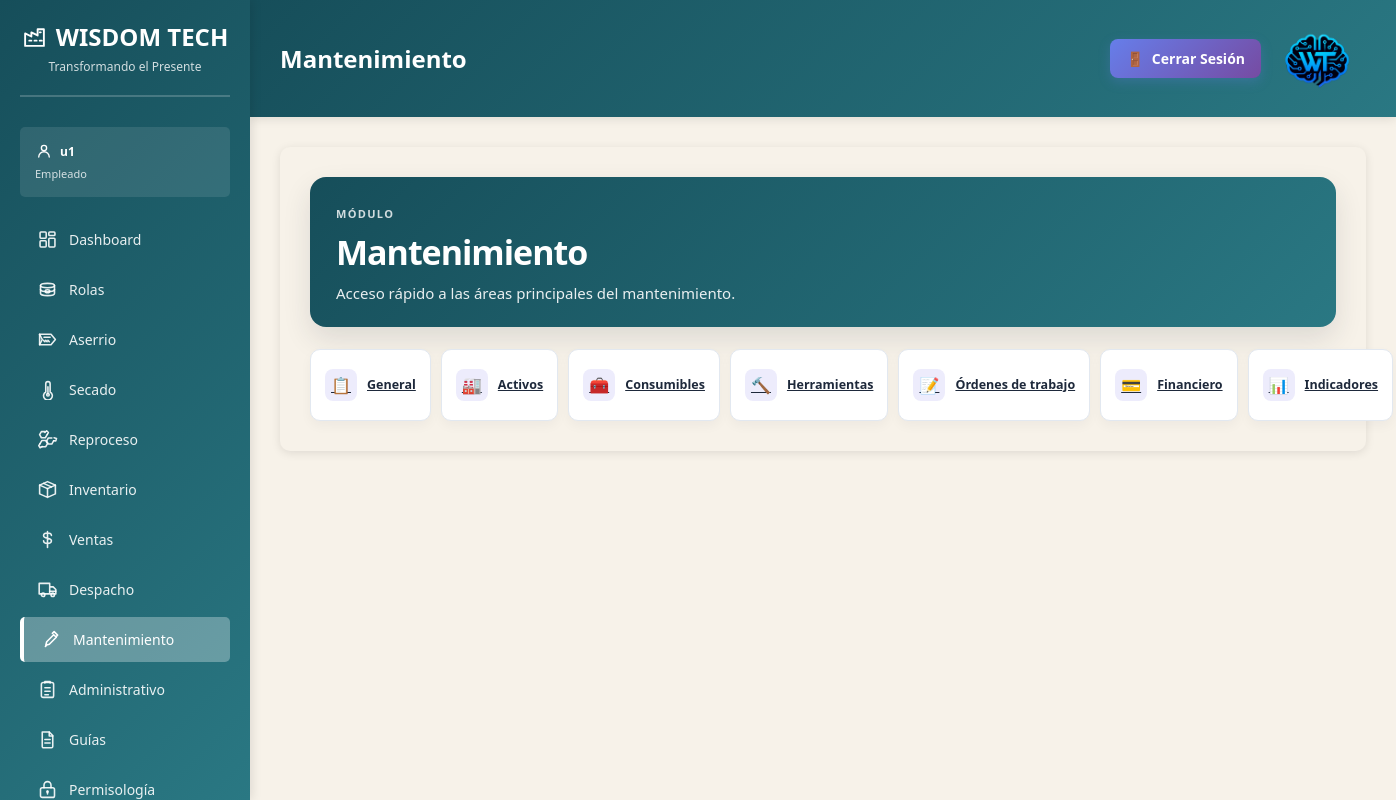
/dashboard/mantenimiento/ (signed in), run on the app's committed database.
### dashboard/models.py (models this page shows, shortened)
class ConfiguracionEmpresa(models.Model):
    PALETAS_FONDO = [
        ('claro', 'Gris claro'),
        ('azulado', 'Azul muy claro'),
        ('calido', 'Arena suave'),
        ('marron', 'Marrón suave'),
        ('salvia', 'Verde salvia'),
        ('petroleo', 'Azul petróleo'),
    ]
    PALETAS_BARRA_LATERAL = [
        ('verde', 'Verde'),
        ('azul', 'Azul'),
        ('vino', 'Vino'),
        ('marron', 'Marrón'),
        ('salvia', 'Verde salvia'),
        ('petroleo', 'Azul petróleo'),
    ]
    PALETAS_MODULOS = [
        ('azul', 'Azul'),
        ('verde', 'Verde'),
        ('grafito', 'Grafito'),
        ('marron', 'Marrón'),
        ('salvia', 'Verde salvia'),
        ('petroleo', 'Azul petróleo'),
    ]
    nombre = models.CharField('nombre de la empresa', max_length=150, default=NombreEmpresa)
    rif = models.CharField('RIF', max_length=30, default=NumeroRif)
    logo_path = models.CharField(
        'ruta del logo',
        max_length=255,
        blank=True,
        default=LogoEmpresa,
        help_text='Ruta relativa a la carpeta static del proyecto, por ejemplo: images/logo.png.',
    )
    slogan = models.CharField('slogan', max_length=255, default=SloganEmpresa)
    color_fondo = models.CharField(
        'fondo del dashboard',
        max_length=20,
        choices=PALETAS_FONDO,
        default='claro',
    )
    color_sidebar = models.CharField(
        'color de la barra lateral',
        max_length=20,
        choices=PALETAS_BARRA_LATERAL,
        default='verde',
    )
    color_modulos = models.CharField(
        'color de las barras de módulos',
        max_length=20,
        choices=PALETAS_MODULOS,
        default='azul',
    )
    class Meta:
        verbose_name = 'configuración de la empresa'
        verbose_name_plural = 'configuración de la empresa'

class PerfilUsuario(models.Model):
    usuario = models.OneToOneField(
        settings.AUTH_USER_MODEL,
        on_delete=models.CASCADE,
        related_name='perfil',
    )
    cargo = models.CharField('cargo', max_length=100)
    class Meta:
        verbose_name = 'perfil de usuario'
        verbose_name_plural = 'perfiles de usuario'

### dashboard/views.py (the view)
# urls.py: path('mantenimiento/', views.mantenimiento_view, name='mantenimiento'),
@login_required(login_url='login')
def mantenimiento_view(request):
    context = {'module': 'Mantenimiento'}
    return render(request, 'modules/mantenimiento.html', context)

### templates/modules/mantenimiento.html (shortened to what this page needs)
{% extends 'base.html' %}
{% block page_title %}{{ module }}{% endblock %}
{% block content %}
<div class="module-container module-shell">
    <section class="module-banner">
        <span class="eyebrow">Módulo</span>
        <h3>{{ module }}</h3>
        <p>Acceso rápido a las áreas principales del mantenimiento.</p>
    </section>
    <div class="module-grid" aria-label="Menú de mantenimiento">
        <a href="{% url 'mantenimiento_general' %}" class="module-tile">
            <span class="module-tile-icon">📋</span>
            <span class="module-tile-label">General</span>
        </a>
        <a href="{% url 'mantenimiento_activos' %}" class="module-tile">
            <span class="module-tile-icon">🏭</span>
            <span class="module-tile-label">Activos</span>
        </a>
        <a href="{% url 'mantenimiento_consumibles' %}" class="module-tile">
            <span class="module-tile-icon">🧰</span>
            <span class="module-tile-label">Consumibles</span>
        </a>
        <a href="{% url 'mantenimiento_herramientas' %}" class="module-tile">
            <span class="module-tile-icon">🔨</span>
            <span class="module-tile-label">Herramientas</span>
        </a>
        <a href="{% url 'mantenimiento_ordenes_trabajo' %}" class="module-tile">
            <span class="module-tile-icon">📝</span>
            <span class="module-tile-label">Órdenes de trabajo</span>
        </a>
        <a href="{% url 'mantenimiento_financiero' %}" class="module-tile">
            <span class="module-tile-icon">💳</span>
            <span class="module-tile-label">Financiero</span>
        </a>
        <a href="{% url 'mantenimiento_indicadores' %}" class="module-tile">
            <span class="module-tile-icon">📊</span>
            <span class="module-tile-label">Indicadores</span>
        </a>
    </div>
</div>
{% endblock %}

### templates/base.html (shortened to what this page needs)
<!DOCTYPE html>
<html lang="es">
<head>
    {% load static %}
</head>
<body style="--dashboard-background: {{ tema_colores.fondo }}; --sidebar-start: {{ tema_colores.sidebar_inicio }}; --sidebar-end: {{ tema_colores.sidebar_fin }}; --module-start: {{ tema_colores.modulo_inicio }}; --module-end: {{ tema_colores.modulo_fin }};">
    <div class="sidebar">
        <div class="sidebar-header">
            <h1>
                <span class="sidebar-symbol" aria-hidden="true">
                    <svg viewBox="0 0 24 24">
                        <path d="M3 21V9l6 3V8l6 3V5h6v16z"/>
                        <path d="M7 16h2m3 0h2m3 0h2M17 8h1"/>
                    </svg>
                </span>
                <span>{{ empresa.nombre }}</span>
            </h1>
            <p>{{ empresa.slogan }}</p>
        </div>
        <div class="user-info">
            <strong>
                <span class="sidebar-symbol" aria-hidden="true">
                    <svg viewBox="0 0 24 24">
                        <circle cx="12" cy="8" r="3.5"/>
                        <path d="M5 20a7 7 0 0 1 14 0"/>
                    </svg>
                </span>
                <span>{{ user.get_full_name|default:user.username }}</span>
            </strong>
            <span class="user-role">{{ cargo_usuario }}</span>
        </div>
        <ul class="sidebar-menu">
            <li>
                <a href="{% url 'dashboard' %}" class="{% if request.resolver_match.url_name == 'dashboard' %}active{% endif %}">
                    <span class="icon" aria-hidden="true">
                        <svg viewBox="0 0 24 24">
                            <rect x="3.5" y="3.5" width="7" height="7" rx="1"/>
                            <rect x="13.5" y="3.5" width="7" height="4" rx="1"/>
                            <rect x="13.5" y="10.5" width="7" height="10" rx="1"/>
                            <rect x="3.5" y="13.5" width="7" height="7" rx="1"/>
                        </svg>
                    </span>
                    <span>Dashboard</span>
                </a>
            </li>
            <li>
                <a href="/dashboard/rolas/" class="{% if 'rolas' in request.path %}active{% endif %}">
                    <span class="icon" aria-hidden="true">
                        <svg viewBox="0 0 24 24">
                            <path d="M4 7.5c0-1.4 3.6-2.5 8-2.5s8 1.1 8 2.5v9c0 1.4-3.6 2.5-8 2.5s-8-1.1-8-2.5z"/>
                            <path d="M4 7.5c0 1.4 3.6 2.5 8 2.5s8-1.1 8-2.5M4 12c0 1.4 3.6 2.5 8 2.5s8-1.1 8-2.5"/>
                            <path d="M12 12.2c1.4 0 2.6.8 2.6 1.8s-1.2 1.8-2.6 1.8-2.6-.8-2.6-1.8 1.2-1.8 2.6-1.8z"/>
                        </svg>
                    </span>
                    <span>Rolas</span>
                </a>
            </li>
            <li>
                <a href="{% url 'aserrio' %}" class="{% if request.resolver_match.url_name == 'aserrio' %}active{% endif %}">
                    <span class="icon" aria-hidden="true">
                        <svg viewBox="0 0 24 24">
                            <path d="M3 6h13l5 6-5 6H3l3-6z"/>
                            <path d="M8 9.5h7M7.5 13l1.5 1.5m1-1.5 1.5 1.5m1-1.5 1.5 1.5"/>
                            <path d="M3 6v12"/>
                        </svg>
                    </span>
                    <span>Aserrio</span>
                </a>
            </li>
            <li>
                <a href="{% url 'secado' %}" class="{% if request.resolver_match.url_name == 'secado' %}active{% endif %}">
                    <span class="icon" aria-hidden="true">
                        <svg viewBox="0 0 24 24">
                            <path d="M10 14.8V5.5a2.5 2.5 0 0 1 5 0v9.3a5 5 0 1 1-5 0z"/>
                            <path d="M12.5 9v8"/>
                            <circle cx="12.5" cy="18" r="1.5"/>
                        </svg>
                    </span>
                    <span>Secado</span>
                </a>
            </li>
            <li>
                <a href="{% url 'reproceso' %}" class="{% if request.resolver_match.url_name == 'reproceso' %}active{% endif %}">
                    <span class="icon" aria-hidden="true">
                        <svg viewBox="0 0 24 24">
                            <path d="m9 4 2-2 2 2-1.2 2.1"/>
                            <path d="M11.8 6.1 9.5 10H5l-2-3.5L5 3h4"/>
                            <path d="m19.5 10 2.8.8-.8 2.8-2.4-.2"/>
                            <path d="m19.1 13.4-2.2 3.8H13l-2-3.5 2-3.5h4"/>
                            <path d="m6 20-2.5 1.4L2 19l1.3-2"/>
                            <path d="m3.3 17 2.2-3.8H10l2 3.5-2 3.5H6"/>
                        </svg>
                    </span>
                    <span>Reproceso</span>
                </a>
            </li>
            <li>
                <a href="{% url 'inventario' %}" class="{% if request.resolver_match.url_name == 'inventario' %}active{% endif %}">
                    <span class="icon" aria-hidden="true">
                        <svg viewBox="0 0 24 24">
                            <path d="m3 7 9-4 9 4-9 4z"/>
                            <path d="M3 7v10l9 4 9-4V7M12 11v10"/>
                            <path d="m7.5 5 9 4"/>
                        </svg>
                    </span>
                    <span>Inventario</span>
                </a>
            </li>
            <li>
                <a href="{% url 'ventas' %}" class="{% if request.resolver_match.url_name == 'ventas' %}active{% endif %}">
                    <span class="icon" aria-hidden="true">
                        <svg viewBox="0 0 24 24">
                            <path d="M12 3v18M16.5 7.5c0-1.7-1.8-3-4.5-3s-4.5 1.3-4.5 3 1.5 2.6 4.5 3 4.5 1.3 4.5 3-1.8 3-4.5 3-4.5-1.3-4.5-3"/>
                        </svg>
                    </span>
                    <span>Ventas</span>
                </a>
            </li>
            <li>
                <a href="{% url 'despacho' %}" class="{% if request.resolver_match.url_name == 'despacho' %}active{% endif %}">
                    <span class="icon" aria-hidden="true">
                        <svg viewBox="0 0 24 24">
                            <path d="M2.5 5h12v12h-12zM14.5 9h4l3 3v5h-7z"/>
                            <circle cx="7" cy="18" r="2"/>
                            <circle cx="18" cy="18" r="2"/>
                            <path d="M14.5 14h7"/>
                        </svg>
                    </span>
                    <span>Despacho</span>
                </a>
            </li>
            <li>
                <a href="{% url 'mantenimiento' %}" class="{% if request.resolver_match.url_name == 'mantenimiento' %}active{% endif %}">
                    <span class="icon" aria-hidden="true">
                        <svg viewBox="0 0 24 24">
                            <path d="m14.5 6.5 3 3-8 8-4 1 1-4 8-8z"/>
                            <path d="m13 5 2-2 4 4-2 2"/>
                            <path d="M6 19l-1 1"/>
                        </svg>
                    </span>
                    <span>Mantenimiento</span>
                </a>
            </li>
            <li>
                <a href="{% url 'administrativo' %}" class="{% if request.resolver_match.url_name == 'administrativo' %}active{% endif %}">
                    <span class="icon" aria-hidden="true">
                        <svg viewBox="0 0 24 24">
                            <rect x="5" y="4" width="14" height="17" rx="2"/>
                            <path d="M9 4.5V3h6v1.5M9 10h6M9 14h6M9 18h4"/>
                        </svg>
                    </span>
                    <span>Administrativo</span>
                </a>
            </li>
            <li>
                <a href="{% url 'guias' %}" class="{% if request.resolver_match.url_name == 'guias' %}active{% endif %}">
                    <span class="icon" aria-hidden="true">
                        <svg viewBox="0 0 24 24">
                            <path d="M6 3.5h8l4 4V20a1.5 1.5 0 0 1-1.5 1.5h-9A1.5 1.5 0 0 1 6 20z"/>
                            <path d="M14 3.5V8h4M9 12h6M9 16h6"/>
                        </svg>
                    </span>
                    <span>Guías</span>
                </a>
            </li>
            <li>
                <a href="{% url 'permisologia' %}" class="{% if request.resolver_match.url_name == 'permisologia' %}active{% endif %}">
                    <span class="icon" aria-hidden="true">
                        <svg viewBox="0 0 24 24">
                            <rect x="4" y="10" width="16" height="11" rx="2"/>
                            <path d="M8 10V7a4 4 0 1 1 8 0v3M12 14v3"/>
                            <circle cx="12" cy="14.5" r=".7"/>
                        </svg>
                    </span>
                    <span>Permisología</span>
                </a>
            </li>
        </ul>
    </div>
    <div class="main-content">
        <div class="topbar">
            <div class="page-heading">
                <h2>{% block page_title %}Dashboard{% endblock %}</h2>
            </div>
            <div class="topbar-info">
                <div class="topbar-actions">
                    <a href="{% url 'logout' %}" class="topbar-logout">
                        <span>🚪</span>
                        <span>Cerrar Sesión</span>
                    </a>
                    {% if logo_empresa_disponible %}
                    <img class="topbar-logo" src="{% static empresa.logo_path %}" alt="Logo de {{ empresa.nombre }}">
                    {% endif %}
                </div>
            </div>
        </div>
        <div class="content">
            {% block content %}{% endblock %}
        </div>
    </div>
</body>
</html>

### data on the page
ConfiguracionEmpresa: nombre "WISDOM TECH", slogan "Transformando el Presente", logo_path (picture)
PerfilUsuario: cargo "Empleado"

### other printed values
{{ user.get_full_name|default:user.username }} "u1"
{{ module }} "Mantenimiento"
